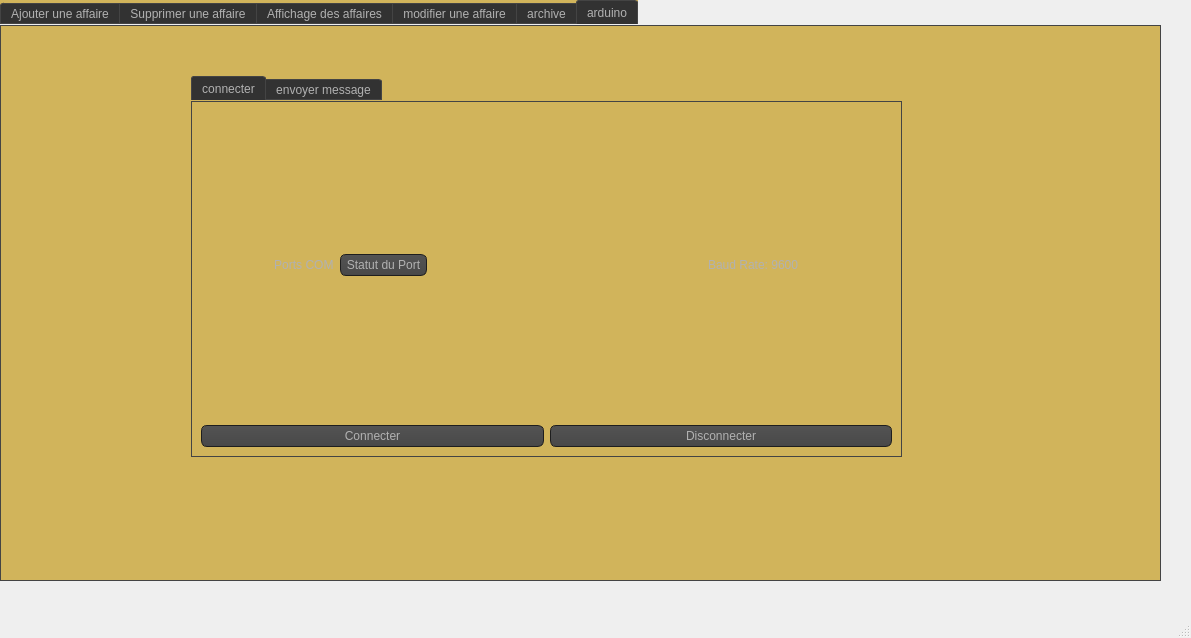
<?xml version="1.0" encoding="UTF-8"?>
<ui version="4.0">
 <class>affaire_inter</class>
 <widget class="QMainWindow" name="affaire_inter">
  <property name="geometry">
   <rect>
    <x>0</x>
    <y>0</y>
    <width>1191</width>
    <height>638</height>
   </rect>
  </property>
  <property name="windowTitle">
   <string>MainWindow</string>
  </property>
  <widget class="QWidget" name="centralwidget">
   <widget class="QTabWidget" name="tabWidget">
    <property name="geometry">
     <rect>
      <x>0</x>
      <y>0</y>
      <width>1161</width>
      <height>581</height>
     </rect>
    </property>
    <property name="styleSheet">
     <string notr="true">QToolTip
{
     border: 1px solid blue;
     background-color: #eeeee4;
     padding: 1px;
     border-radius: 3px;
     opacity: 100;
}

QWidget
{
    color: #b1b1b1;
    background-color: #d1b45b;
}

QWidget:item:hover
{
    background-color: QLinearGradient( x1: 0, y1: 0, x2: 0, y2: 1, stop: 0 #ffa02f, stop: 1 #ca0619);
    color: #000000;
}

QWidget:item:selected
{
    background-color: QLinearGradient( x1: 0, y1: 0, x2: 0, y2: 1, stop: 0 #e4e4ee, stop: 1 #d7801a);
}

QMenuBar::item
{
    background: transparent;
}

QMenuBar::item:selected
{
    background: transparent;
    border: 1px solid #ffaa00;
}

QMenuBar::item:pressed
{
    background: #444;
    border: 1px solid #000;
    background-color: QLinearGradient(
        x1:0, y1:0,
        x2:0, y2:1,
        stop:1 #212121,
        stop:0.4 #343434/*,
        stop:0.2 #343434,
        stop:0.1 #ffaa00*/
    );
    margin-bottom:-1px;
    padding-bottom:1px;
}

QMenu
{
    border: 1px solid #000;
}

QMenu::item
{
    padding: 2px 20px 2px 20px;
}

QMenu::item:selected
{
    color: #000000;
}

QWidget:disabled
{
    color: #404040;
    background-color: #323232;
}

QAbstractItemView
{
    background-color: QLinearGradient( x1: 0, y1: 0, x2: 0, y2: 1, stop: 0 #4d4d4d, stop: 0.1 #646464, stop: 1 #5d5d5d);
}

QWidget:focus
{
    /*border: 2px solid QLinearGradient( x1: 0, y1: 0, x2: 0, y2: 1, stop: 0 #ffa02f, stop: 1 #d7801a);*/
}

QLineEdit
{
    background-color: QLinearGradient( x1: 0, y1: 0, x2: 0, y2: 1, stop: 0 #4d4d4d, stop: 0 #646464, stop: 1 #5d5d5d);
    padding: 1px;
    border-style: solid;
    border: 1px solid #1e1e1e;
    border-radius: 5;
}

QPushButton
{
    color: #b1b1b1;
    background-color: QLinearGradient( x1: 0, y1: 0, x2: 0, y2: 1, stop: 0 #565656, stop: 0.1 #525252, stop: 0.5 #4e4e4e, stop: 0.9 #4a4a4a, stop: 1 #464646);
    border-width: 1px;
    border-color: #1e1e1e;
    border-style: solid;
    border-radius: 6;
    padding: 3px;
    font-size: 12px;
    padding-left: 5px;
    padding-right: 5px;
}

QPushButton:pressed
{
    background-color: QLinearGradient( x1: 0, y1: 0, x2: 0, y2: 1, stop: 0 #2d2d2d, stop: 0.1 #2b2b2b, stop: 0.5 #292929, stop: 0.9 #282828, stop: 1 #252525);
}

QComboBox
{
    selection-background-color: #ffaa00;
    background-color: QLinearGradient( x1: 0, y1: 0, x2: 0, y2: 1, stop: 0 #565656, stop: 0.1 #525252, stop: 0.5 #4e4e4e, stop: 0.9 #4a4a4a, stop: 1 #464646);
    border-style: solid;
    border: 1px solid #1e1e1e;
    border-radius: 5;
}

QComboBox:hover,QPushButton:hover
{
    border: 2px solid QLinearGradient( x1: 0, y1: 0, x2: 0, y2: 1, stop: 0 #ffa02f, stop: 1 #d7801a);
}


QComboBox:on
{
    padding-top: 3px;
    padding-left: 4px;
    background-color: QLinearGradient( x1: 0, y1: 0, x2: 0, y2: 1, stop: 0 #2d2d2d, stop: 0.1 #2b2b2b, stop: 0.5 #292929, stop: 0.9 #282828, stop: 1 #252525);
    selection-background-color: #ffaa00;
}

QComboBox QAbstractItemView
{
    border: 2px solid darkgray;
    selection-background-color: QLinearGradient( x1: 0, y1: 0, x2: 0, y2: 1, stop: 0 #ffa02f, stop: 1 #d7801a);
}

QComboBox::drop-down
{
     subcontrol-origin: padding;
     subcontrol-position: top right;
     width: 15px;

     border-left-width: 0px;
     border-left-color: darkgray;
     border-left-style: solid; /* just a single line */
     border-top-right-radius: 3px; /* same radius as the QComboBox */
     border-bottom-right-radius: 3px;
 }

QComboBox::down-arrow
{
     image: url(:/down_arrow.png);
}

QGroupBox:focus
{
border: 2px solid QLinearGradient( x1: 0, y1: 0, x2: 0, y2: 1, stop: 0 #ffa02f, stop: 1 #d7801a);
}

QTextEdit:focus
{
    border: 2px solid QLinearGradient( x1: 0, y1: 0, x2: 0, y2: 1, stop: 0 #ffa02f, stop: 1 #d7801a);
}

QScrollBar:horizontal {
     border: 1px solid #222222;
     background: QLinearGradient( x1: 0, y1: 0, x2: 0, y2: 1, stop: 0.0 #121212, stop: 0.2 #282828, stop: 1 #484848);
     height: 7px;
     margin: 0px 16px 0 16px;
}

QScrollBar::handle:horizontal
{
      background: QLinearGradient( x1: 0, y1: 0, x2: 1, y2: 0, stop: 0 #ffa02f, stop: 0.5 #d7801a, stop: 1 #ffa02f);
      min-height: 20px;
      border-radius: 2px;
}

QScrollBar::add-line:horizontal {
      border: 1px solid #1b1b19;
      border-radius: 2px;
      background: QLinearGradient( x1: 0, y1: 0, x2: 1, y2: 0, stop: 0 #ffa02f, stop: 1 #d7801a);
      width: 14px;
      subcontrol-position: right;
      subcontrol-origin: margin;
}

QScrollBar::sub-line:horizontal {
      border: 1px solid #1b1b19;
      border-radius: 2px;
      background: QLinearGradient( x1: 0, y1: 0, x2: 1, y2: 0, stop: 0 #ffa02f, stop: 1 #d7801a);
      width: 14px;
     subcontrol-position: left;
     subcontrol-origin: margin;
}

QScrollBar::right-arrow:horizontal, QScrollBar::left-arrow:horizontal
{
      border: 1px solid black;
      width: 1px;
      height: 1px;
      background: white;
}

QScrollBar::add-page:horizontal, QScrollBar::sub-page:horizontal
{
      background: none;
}

QScrollBar:vertical
{
      background: QLinearGradient( x1: 0, y1: 0, x2: 1, y2: 0, stop: 0.0 #121212, stop: 0.2 #282828, stop: 1 #484848);
      width: 7px;
      margin: 16px 0 16px 0;
      border: 1px solid #222222;
}

QScrollBar::handle:vertical
{
      background: QLinearGradient( x1: 0, y1: 0, x2: 0, y2: 1, stop: 0 #ffa02f, stop: 0.5 #d7801a, stop: 1 #ffa02f);
      min-height: 20px;
      border-radius: 2px;
}

QScrollBar::add-line:vertical
{
      border: 1px solid #1b1b19;
      border-radius: 2px;
      background: QLinearGradient( x1: 0, y1: 0, x2: 0, y2: 1, stop: 0 #ffa02f, stop: 1 #d7801a);
      height: 14px;
      subcontrol-position: bottom;
      subcontrol-origin: margin;
}

QScrollBar::sub-line:vertical
{
      border: 1px solid #1b1b19;
      border-radius: 2px;
      background: QLinearGradient( x1: 0, y1: 0, x2: 0, y2: 1, stop: 0 #d7801a, stop: 1 #ffa02f);
      height: 14px;
      subcontrol-position: top;
      subcontrol-origin: margin;
}

QScrollBar::up-arrow:vertical, QScrollBar::down-arrow:vertical
{
      border: 1px solid black;
      width: 1px;
      height: 1px;
      background: white;
}


QScrollBar::add-page:vertical, QScrollBar::sub-page:vertical
{
      background: none;
}

QTextEdit
{
    background-color: #242424;
}

QPlainTextEdit
{
    background-color: #242424;
}

QHeaderView::section
{
    background-color: QLinearGradient(x1:0, y1:0, x2:0, y2:1, stop:0 #616161, stop: 0.5 #505050, stop: 0.6 #434343, stop:1 #656565);
    color: white;
    padding-left: 4px;
    border: 1px solid #6c6c6c;
}

QCheckBox:disabled
{
color: #414141;
}

QDockWidget::title
{
    text-align: center;
    spacing: 3px; /* spacing between items in the tool bar */
    background-color: QLinearGradient(x1:0, y1:0, x2:0, y2:1, stop:0 #323232, stop: 0.5 #242424, stop:1 #323232);
}

QDockWidget::close-button, QDockWidget::float-button
{
    text-align: center;
    spacing: 1px; /* spacing between items in the tool bar */
    background-color: QLinearGradient(x1:0, y1:0, x2:0, y2:1, stop:0 #323232, stop: 0.5 #242424, stop:1 #323232);
}

QDockWidget::close-button:hover, QDockWidget::float-button:hover
{
    background: #242424;
}

QDockWidget::close-button:pressed, QDockWidget::float-button:pressed
{
    padding: 1px -1px -1px 1px;
}

QMainWindow::separator
{
    background-color: QLinearGradient(x1:0, y1:0, x2:0, y2:1, stop:0 #161616, stop: 0.5 #151515, stop: 0.6 #212121, stop:1 #343434);
    color: white;
    padding-left: 4px;
    border: 1px solid #4c4c4c;
    spacing: 3px; /* spacing between items in the tool bar */
}

QMainWindow::separator:hover
{

    background-color: QLinearGradient(x1:0, y1:0, x2:0, y2:1, stop:0 #d7801a, stop:0.5 #b56c17 stop:1 #ffa02f);
    color: white;
    padding-left: 4px;
    border: 1px solid #6c6c6c;
    spacing: 3px; /* spacing between items in the tool bar */
}

QToolBar::handle
{
     spacing: 3px; /* spacing between items in the tool bar */
     background: url(:/images/handle.png);
}

QMenu::separator
{
    height: 2px;
    background-color: QLinearGradient(x1:0, y1:0, x2:0, y2:1, stop:0 #161616, stop: 0.5 #151515, stop: 0.6 #212121, stop:1 #343434);
    color: white;
    padding-left: 4px;
    margin-left: 10px;
    margin-right: 5px;
}

QProgressBar
{
    border: 2px solid grey;
    border-radius: 5px;
    text-align: center;
}

QProgressBar::chunk
{
    background-color: #d7801a;
    width: 2.15px;
    margin: 0.5px;
}

QTabBar::tab {
    color: #b1b1b1;
    border: 1px solid #444;
    border-bottom-style: none;
    background-color: #323232;
    padding-left: 10px;
    padding-right: 10px;
    padding-top: 3px;
    padding-bottom: 2px;
    margin-right: -1px;
}

QTabWidget::pane {
    border: 1px solid #444;
    top: 1px;
}

QTabBar::tab:last
{
    margin-right: 0; /* the last selected tab has nothing to overlap with on the right */
    border-top-right-radius: 3px;
}

QTabBar::tab:first:!selected
{
 margin-left: 0px; /* the last selected tab has nothing to overlap with on the right */


    border-top-left-radius: 3px;
}

QTabBar::tab:!selected
{
    color: #b1b1b1;
    border-bottom-style: solid;
    margin-top: 3px;
    background-color: QLinearGradient(x1:0, y1:0, x2:0, y2:1, stop:1 #212121, stop:.4 #343434);
}

QTabBar::tab:selected
{
    border-top-left-radius: 3px;
    border-top-right-radius: 3px;
    margin-bottom: 0px;
}

QTabBar::tab:!selected:hover
{
    /*border-top: 2px solid #ffaa00;
    padding-bottom: 3px;*/
    border-top-left-radius: 3px;
    border-top-right-radius: 3px;
    background-color: QLinearGradient(x1:0, y1:0, x2:0, y2:1, stop:1 #212121, stop:0.4 #343434, stop:0.2 #343434, stop:0.1 #ffaa00);
}

QRadioButton::indicator:checked, QRadioButton::indicator:unchecked{
    color: #b1b1b1;
    background-color: #323232;
    border: 1px solid #b1b1b1;
    border-radius: 6px;
}

QRadioButton::indicator:checked
{
    background-color: qradialgradient(
        cx: 0.5, cy: 0.5,
        fx: 0.5, fy: 0.5,
        radius: 1.0,
        stop: 0.25 #ffaa00,
        stop: 0.3 #323232
    );
}

QCheckBox::indicator{
    color: #b1b1b1;
    background-color: #323232;
    border: 1px solid #b1b1b1;
    width: 9px;
    height: 9px;
}

QRadioButton::indicator
{
    border-radius: 6px;
}

QRadioButton::indicator:hover, QCheckBox::indicator:hover
{
    border: 1px solid #ffaa00;
}

QCheckBox::indicator:checked
{
    image:url(:/images/checkbox.png);
}

QCheckBox::indicator:disabled, QRadioButton::indicator:disabled
{
    border: 1px solid #444;
}</string>
    </property>
    <property name="currentIndex">
     <number>5</number>
    </property>
    <widget class="QWidget" name="tab">
     <attribute name="title">
      <string>Ajouter une affaire</string>
     </attribute>
     <widget class="QGroupBox" name="groupBox">
      <property name="geometry">
       <rect>
        <x>250</x>
        <y>70</y>
        <width>481</width>
        <height>341</height>
       </rect>
      </property>
      <property name="title">
       <string/>
      </property>
      <widget class="QLabel" name="label">
       <property name="geometry">
        <rect>
         <x>10</x>
         <y>40</y>
         <width>47</width>
         <height>13</height>
        </rect>
       </property>
       <property name="text">
        <string>Num aff</string>
       </property>
      </widget>
      <widget class="QLabel" name="label_2">
       <property name="geometry">
        <rect>
         <x>10</x>
         <y>80</y>
         <width>47</width>
         <height>13</height>
        </rect>
       </property>
       <property name="text">
        <string>dateins</string>
       </property>
      </widget>
      <widget class="QLabel" name="label_3">
       <property name="geometry">
        <rect>
         <x>10</x>
         <y>120</y>
         <width>47</width>
         <height>13</height>
        </rect>
       </property>
       <property name="text">
        <string>type</string>
       </property>
      </widget>
      <widget class="QLineEdit" name="lNum">
       <property name="geometry">
        <rect>
         <x>140</x>
         <y>40</y>
         <width>113</width>
         <height>20</height>
        </rect>
       </property>
      </widget>
      <widget class="QLineEdit" name="ltyp">
       <property name="geometry">
        <rect>
         <x>60</x>
         <y>120</y>
         <width>113</width>
         <height>20</height>
        </rect>
       </property>
      </widget>
      <widget class="QLabel" name="label_4">
       <property name="geometry">
        <rect>
         <x>10</x>
         <y>170</y>
         <width>56</width>
         <height>16</height>
        </rect>
       </property>
       <property name="text">
        <string>etat</string>
       </property>
      </widget>
      <widget class="QLabel" name="label_5">
       <property name="geometry">
        <rect>
         <x>10</x>
         <y>230</y>
         <width>56</width>
         <height>16</height>
        </rect>
       </property>
       <property name="text">
        <string>object</string>
       </property>
      </widget>
      <widget class="QLineEdit" name="lob">
       <property name="geometry">
        <rect>
         <x>140</x>
         <y>230</y>
         <width>113</width>
         <height>22</height>
        </rect>
       </property>
      </widget>
      <widget class="QPushButton" name="pushButton">
       <property name="geometry">
        <rect>
         <x>340</x>
         <y>290</y>
         <width>75</width>
         <height>23</height>
        </rect>
       </property>
       <property name="text">
        <string>Ajouter</string>
       </property>
      </widget>
      <widget class="QDateEdit" name="dateEditA">
       <property name="geometry">
        <rect>
         <x>140</x>
         <y>80</y>
         <width>110</width>
         <height>22</height>
        </rect>
       </property>
      </widget>
      <widget class="QRadioButton" name="radioButtonA1">
       <property name="geometry">
        <rect>
         <x>70</x>
         <y>170</y>
         <width>97</width>
         <height>20</height>
        </rect>
       </property>
       <property name="text">
        <string>en cours</string>
       </property>
      </widget>
      <widget class="QRadioButton" name="radioButton_2">
       <property name="geometry">
        <rect>
         <x>180</x>
         <y>170</y>
         <width>97</width>
         <height>20</height>
        </rect>
       </property>
       <property name="text">
        <string>cloture</string>
       </property>
      </widget>
     </widget>
    </widget>
    <widget class="QWidget" name="tab_2">
     <attribute name="title">
      <string>Supprimer une affaire</string>
     </attribute>
     <widget class="QGroupBox" name="groupBox_2">
      <property name="geometry">
       <rect>
        <x>150</x>
        <y>70</y>
        <width>731</width>
        <height>161</height>
       </rect>
      </property>
      <property name="title">
       <string/>
      </property>
      <widget class="QPushButton" name="pushButton_2">
       <property name="geometry">
        <rect>
         <x>190</x>
         <y>80</y>
         <width>93</width>
         <height>28</height>
        </rect>
       </property>
       <property name="text">
        <string>supprimer</string>
       </property>
      </widget>
      <widget class="QLabel" name="label_6">
       <property name="geometry">
        <rect>
         <x>50</x>
         <y>20</y>
         <width>351</width>
         <height>16</height>
        </rect>
       </property>
       <property name="text">
        <string>VEUILLER INTRODUIRE NUMERO DE L'AFFAIRE </string>
       </property>
      </widget>
      <widget class="QComboBox" name="comboBoxS">
       <property name="geometry">
        <rect>
         <x>350</x>
         <y>20</y>
         <width>73</width>
         <height>22</height>
        </rect>
       </property>
      </widget>
     </widget>
    </widget>
    <widget class="QWidget" name="tab_3">
     <attribute name="title">
      <string>Affichage des affaires</string>
     </attribute>
     <widget class="QTableView" name="tableView">
      <property name="geometry">
       <rect>
        <x>20</x>
        <y>20</y>
        <width>781</width>
        <height>331</height>
       </rect>
      </property>
     </widget>
     <widget class="QGroupBox" name="groupBox_4">
      <property name="geometry">
       <rect>
        <x>20</x>
        <y>360</y>
        <width>401</width>
        <height>121</height>
       </rect>
      </property>
      <property name="title">
       <string>Rechercher Affaire</string>
      </property>
      <widget class="QLineEdit" name="lineEdit">
       <property name="geometry">
        <rect>
         <x>60</x>
         <y>50</y>
         <width>113</width>
         <height>22</height>
        </rect>
       </property>
      </widget>
     </widget>
     <widget class="QGroupBox" name="groupBox_5">
      <property name="geometry">
       <rect>
        <x>430</x>
        <y>370</y>
        <width>351</width>
        <height>81</height>
       </rect>
      </property>
      <property name="title">
       <string>trier</string>
      </property>
      <widget class="QRadioButton" name="radioButtontridate">
       <property name="geometry">
        <rect>
         <x>20</x>
         <y>30</y>
         <width>97</width>
         <height>20</height>
        </rect>
       </property>
       <property name="text">
        <string>par num</string>
       </property>
      </widget>
      <widget class="QPushButton" name="pushButtontri">
       <property name="geometry">
        <rect>
         <x>210</x>
         <y>50</y>
         <width>93</width>
         <height>28</height>
        </rect>
       </property>
       <property name="text">
        <string>reaficher</string>
       </property>
      </widget>
     </widget>
     <widget class="QPushButton" name="PDF">
      <property name="geometry">
       <rect>
        <x>650</x>
        <y>460</y>
        <width>93</width>
        <height>28</height>
       </rect>
      </property>
      <property name="text">
       <string>PDF</string>
      </property>
     </widget>
     <widget class="QPushButton" name="pushButton_archiver_raz">
      <property name="geometry">
       <rect>
        <x>460</x>
        <y>460</y>
        <width>83</width>
        <height>29</height>
       </rect>
      </property>
      <property name="text">
       <string>archiver</string>
      </property>
     </widget>
     <widget class="QPushButton" name="stat_raz">
      <property name="geometry">
       <rect>
        <x>560</x>
        <y>460</y>
        <width>83</width>
        <height>29</height>
       </rect>
      </property>
      <property name="text">
       <string>stat</string>
      </property>
     </widget>
     <widget class="QPushButton" name="pushButton_4">
      <property name="geometry">
       <rect>
        <x>892</x>
        <y>30</y>
        <width>131</width>
        <height>28</height>
       </rect>
      </property>
      <property name="text">
       <string>Genrer Qr code</string>
      </property>
     </widget>
     <widget class="QLabel" name="label_Qrcode">
      <property name="geometry">
       <rect>
        <x>900</x>
        <y>140</y>
        <width>251</width>
        <height>221</height>
       </rect>
      </property>
      <property name="text">
       <string/>
      </property>
     </widget>
    </widget>
    <widget class="QWidget" name="tab_4">
     <attribute name="title">
      <string>modifier une affaire</string>
     </attribute>
     <widget class="QGroupBox" name="groupBox_3">
      <property name="geometry">
       <rect>
        <x>120</x>
        <y>50</y>
        <width>651</width>
        <height>401</height>
       </rect>
      </property>
      <property name="title">
       <string/>
      </property>
      <widget class="QLabel" name="label_7">
       <property name="geometry">
        <rect>
         <x>20</x>
         <y>50</y>
         <width>121</width>
         <height>16</height>
        </rect>
       </property>
       <property name="text">
        <string>Numero affaire</string>
       </property>
      </widget>
      <widget class="QLabel" name="label_8">
       <property name="geometry">
        <rect>
         <x>30</x>
         <y>110</y>
         <width>56</width>
         <height>16</height>
        </rect>
       </property>
       <property name="text">
        <string>type</string>
       </property>
      </widget>
      <widget class="QLabel" name="label_9">
       <property name="geometry">
        <rect>
         <x>30</x>
         <y>170</y>
         <width>81</width>
         <height>16</height>
        </rect>
       </property>
       <property name="text">
        <string>dateinscrit</string>
       </property>
      </widget>
      <widget class="QLabel" name="label_10">
       <property name="geometry">
        <rect>
         <x>30</x>
         <y>220</y>
         <width>71</width>
         <height>16</height>
        </rect>
       </property>
       <property name="text">
        <string>etat affaire</string>
       </property>
      </widget>
      <widget class="QLabel" name="label_11">
       <property name="geometry">
        <rect>
         <x>30</x>
         <y>270</y>
         <width>56</width>
         <height>16</height>
        </rect>
       </property>
       <property name="text">
        <string>object</string>
       </property>
      </widget>
      <widget class="QPushButton" name="pushButton_3">
       <property name="geometry">
        <rect>
         <x>450</x>
         <y>340</y>
         <width>93</width>
         <height>28</height>
        </rect>
       </property>
       <property name="text">
        <string>valider </string>
       </property>
      </widget>
      <widget class="QLineEdit" name="lineEdit_3">
       <property name="geometry">
        <rect>
         <x>130</x>
         <y>110</y>
         <width>113</width>
         <height>22</height>
        </rect>
       </property>
      </widget>
      <widget class="QLineEdit" name="lineEdit_6">
       <property name="geometry">
        <rect>
         <x>130</x>
         <y>270</y>
         <width>113</width>
         <height>22</height>
        </rect>
       </property>
      </widget>
      <widget class="QComboBox" name="comboBoxM">
       <property name="geometry">
        <rect>
         <x>130</x>
         <y>50</y>
         <width>73</width>
         <height>22</height>
        </rect>
       </property>
      </widget>
      <widget class="QDateEdit" name="dateEditM">
       <property name="geometry">
        <rect>
         <x>140</x>
         <y>170</y>
         <width>110</width>
         <height>22</height>
        </rect>
       </property>
      </widget>
      <widget class="QRadioButton" name="radioButtonME">
       <property name="geometry">
        <rect>
         <x>130</x>
         <y>220</y>
         <width>97</width>
         <height>20</height>
        </rect>
       </property>
       <property name="text">
        <string>en cours</string>
       </property>
      </widget>
      <widget class="QRadioButton" name="radioButton_3">
       <property name="geometry">
        <rect>
         <x>230</x>
         <y>220</y>
         <width>97</width>
         <height>20</height>
        </rect>
       </property>
       <property name="text">
        <string>cloture</string>
       </property>
      </widget>
     </widget>
    </widget>
    <widget class="QWidget" name="tab_5">
     <attribute name="title">
      <string>archive</string>
     </attribute>
     <widget class="QTableView" name="tableView_archive">
      <property name="geometry">
       <rect>
        <x>10</x>
        <y>20</y>
        <width>781</width>
        <height>331</height>
       </rect>
      </property>
     </widget>
     <widget class="QPushButton" name="desearchive_raz">
      <property name="geometry">
       <rect>
        <x>710</x>
        <y>370</y>
        <width>83</width>
        <height>29</height>
       </rect>
      </property>
      <property name="text">
       <string>desarchiver</string>
      </property>
     </widget>
    </widget>
    <widget class="QWidget" name="tab6">
     <attribute name="title">
      <string>arduino</string>
     </attribute>
     <widget class="QTabWidget" name="tabWidget_2">
      <property name="geometry">
       <rect>
        <x>190</x>
        <y>50</y>
        <width>711</width>
        <height>381</height>
       </rect>
      </property>
      <property name="currentIndex">
       <number>0</number>
      </property>
      <widget class="QWidget" name="connectionTab">
       <attribute name="title">
        <string>connecter</string>
       </attribute>
       <layout class="QGridLayout" name="gridLayout">
        <item row="0" column="0">
         <layout class="QHBoxLayout" name="horizontalLayout_4">
          <item>
           <widget class="QLabel" name="comportLabel">
            <property name="text">
             <string>                      Ports COM</string>
            </property>
           </widget>
          </item>
          <item>
           <layout class="QHBoxLayout" name="horizontalLayout_2"/>
          </item>
          <item>
           <widget class="QPushButton" name="portStatusButton">
            <property name="text">
             <string>Statut du Port</string>
            </property>
           </widget>
          </item>
          <item>
           <spacer name="horizontalSpacer">
            <property name="orientation">
             <enum>Qt::Horizontal</enum>
            </property>
            <property name="sizeHint" stdset="0">
             <size>
              <width>40</width>
              <height>20</height>
             </size>
            </property>
           </spacer>
          </item>
          <item>
           <layout class="QHBoxLayout" name="horizontalLayout_3">
            <item>
             <widget class="QLabel" name="baudRateLabel">
              <property name="text">
               <string>Baud Rate: 9600                            </string>
              </property>
             </widget>
            </item>
           </layout>
          </item>
         </layout>
        </item>
        <item row="1" column="0">
         <layout class="QHBoxLayout" name="horizontalLayout_5">
          <item>
           <widget class="QPushButton" name="connectButton">
            <property name="text">
             <string>Connecter</string>
            </property>
           </widget>
          </item>
          <item>
           <widget class="QPushButton" name="disconnectButton">
            <property name="text">
             <string>Disconnecter</string>
            </property>
           </widget>
          </item>
         </layout>
        </item>
       </layout>
      </widget>
      <widget class="QWidget" name="lcdTab">
       <attribute name="title">
        <string>envoyer message</string>
       </attribute>
       <layout class="QGridLayout" name="gridLayout_2">
        <item row="0" column="0">
         <widget class="QLabel" name="label_12">
          <property name="text">
           <string>ecrire le texte</string>
          </property>
         </widget>
        </item>
        <item row="0" column="1">
         <layout class="QHBoxLayout" name="horizontalLayout_7"/>
        </item>
        <item row="1" column="0" colspan="2">
         <layout class="QVBoxLayout" name="verticalLayout">
          <item>
           <widget class="QTextEdit" name="messageTextEdit"/>
          </item>
          <item>
           <layout class="QHBoxLayout" name="horizontalLayout_6">
            <item>
             <widget class="QPushButton" name="envoyertexte">
              <property name="text">
               <string>envoyer le texte</string>
              </property>
             </widget>
            </item>
            <item>
             <widget class="QPushButton" name="supprimertexte">
              <property name="text">
               <string>supprimer le texte</string>
              </property>
             </widget>
            </item>
            <item>
             <widget class="QPushButton" name="clearLCDButton">
              <property name="text">
               <string>supprimer texte envoye</string>
              </property>
             </widget>
            </item>
           </layout>
          </item>
         </layout>
        </item>
        <item row="2" column="0" colspan="2">
         <layout class="QHBoxLayout" name="horizontalLayout_8">
          <item>
           <layout class="QHBoxLayout" name="horizontalLayout">
            <item>
             <widget class="QLabel" name="label_14">
              <property name="text">
               <string>Font:</string>
              </property>
             </widget>
            </item>
            <item>
             <widget class="QSpinBox" name="fontsizeSpinBox">
              <property name="minimum">
               <number>5</number>
              </property>
              <property name="maximum">
               <number>20</number>
              </property>
              <property name="value">
               <number>12</number>
              </property>
             </widget>
            </item>
           </layout>
          </item>
          <item>
           <spacer name="horizontalSpacer_2">
            <property name="orientation">
             <enum>Qt::Horizontal</enum>
            </property>
            <property name="sizeHint" stdset="0">
             <size>
              <width>40</width>
              <height>20</height>
             </size>
            </property>
           </spacer>
          </item>
         </layout>
        </item>
       </layout>
      </widget>
     </widget>
    </widget>
   </widget>
  </widget>
  <widget class="QMenuBar" name="menubar">
   <property name="geometry">
    <rect>
     <x>0</x>
     <y>0</y>
     <width>1191</width>
     <height>26</height>
    </rect>
   </property>
  </widget>
  <widget class="QStatusBar" name="statusbar"/>
 </widget>
 <resources/>
 <connections/>
</ui>
